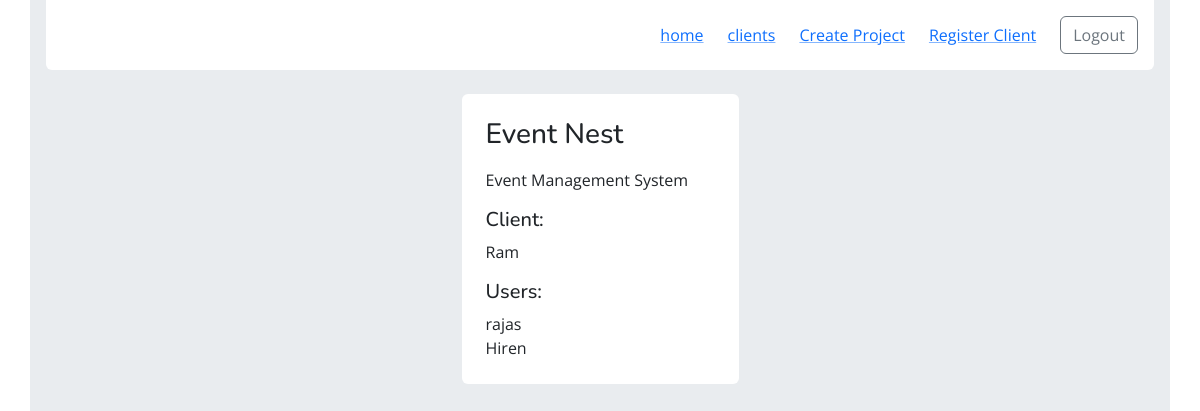
Screenshot of /client-project-app/projects/3 (signed in) with the database file from the repository.
### client_project/models.py (models this page shows, shortened)
class Project(models.Model):
    name = models.CharField(max_length=150, blank=False, null=False)
    description = models.TextField(blank=False, null=False)
    client = models.ForeignKey(
        Client, on_delete=models.CASCADE, null=False, blank=False, related_name='projects')
    users = models.ManyToManyField(User)

class Client(models.Model):
    name = models.CharField(max_length=150, blank=False, null=False)
    email = models.EmailField(unique=True)
    address = models.CharField(max_length=255, blank=False, null=False)

### client_project/views.py (the view)
# urls.py: path('projects/<int:pk>', views.ProjectDetailView.as_view(),
class ProjectDetailView(LoginRequiredMixin, DetailView):
    model = Project
    template_name = 'client_project/project_detail_page.html'
    login_url = reverse_lazy('client_project_app:login')

### client_project/templates/client_project/project_detail_page.html (shortened to what this page needs)
{% extends 'base.html' %}
{% block content %}
    <main class="h-100 min-vh-100">
        <div class="container bg-body-secondary h-100 min-vh-100 px-3">
            {% include 'client_project/includes/header.html' %}
            <div class="d-flex mt-4 justify-content-center">
                <div class="p-4 rounded-2 bg-white w-25">
                    <h3 class="mb-3">{{project.name}}</h3>
                    <p>{{project.description}}</p>
                    <div >
                        <h5>Client:</h5>
                        <p>{{project.client.name}}</p>
                    </div>
                    <div>
                        <h5>Users:</h5>
                        {% for user in project.users.all %}
                            <p class="mb-0">{{user.username}}</p>
                        {% endfor %}
                    </div>
                </div>
            </div>
        </div>
    </main>
{% endblock %}

### templates/base.html (style rules this page uses)
html, body { font-family: "Open Sans", sans-serif; }
h1, h2, h3, h4, h5, h6, .title { font-family: "Nunito", system-ui; }

### rows the page displays
Project: name "Event Nest", description "Event Management System", client.name "Ram"

### other values shown
{{ user.username }} "rajas"
{{ user.username }} "Hiren"
